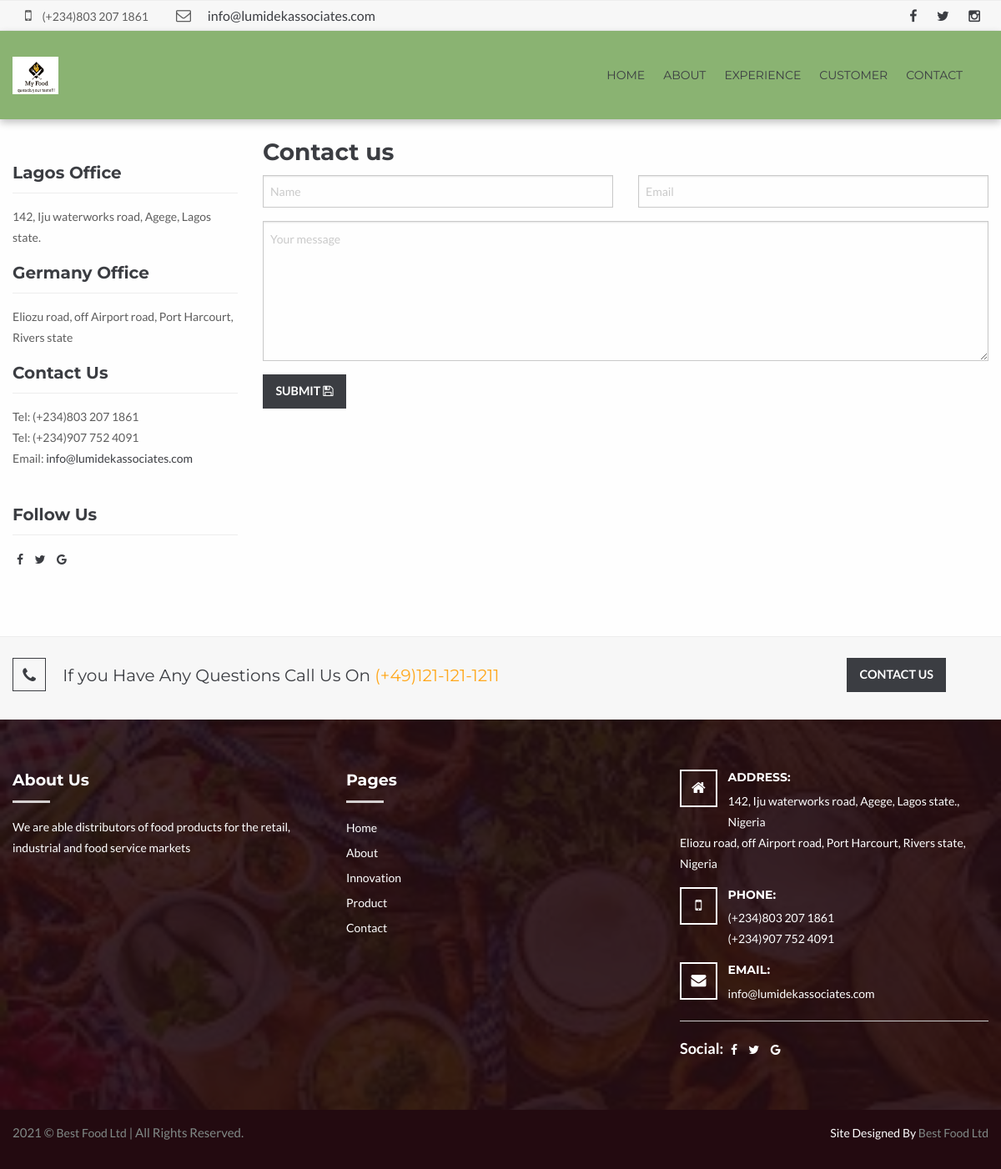
The page /contact.php on the database its author committed.
### tables this page shows
CREATE TABLE IF NOT EXISTS `site_settings` (
  `id` int(11) NOT NULL,
  `site_name` varchar(200) NOT NULL,
  `site_title` varchar(200) NOT NULL,
  `site_keyword` varchar(500) NOT NULL,
  `site_desc` varchar(1000) NOT NULL,
  `google_code` varchar(1000) NOT NULL,
  `site_email` varchar(300) NOT NULL,
  `site_phone` varchar(300) NOT NULL,
  `facebook` varchar(100) NOT NULL,
  `twitter` varchar(100) NOT NULL,
  `linkedin` varchar(500) NOT NULL,
  `address` varchar(2000) NOT NULL,
  `city` varchar(1000) NOT NULL,
  `country` varchar(200) NOT NULL
);

CREATE TABLE IF NOT EXISTS `site_about` (
  `id` int(11) NOT NULL,
  `short_about` varchar(1300) NOT NULL,
  `innovation` varchar(2500) NOT NULL,
  `market` varchar(2500) NOT NULL,
  `full_about` varchar(3000) NOT NULL
);

### contact.php (the view, shortened to what the rows shown need)
<?php include 'header.php';?>
	    <div class="content-area contact-page">
            <div class="row">
               <div class="medium-3 small-12 columns">
                    <?php
                                   $result = ORM::for_table("site_settings")
                                   ->find_array(1);
                                    ?>
                                     <?php foreach ($result as $res):?>
                    <br><br>
                    <h4> Lagos Office  </h4>
                    <p><?php echo $res['address'];?></p>
                    <h4> Germany Office </h4>
                    <p><?php echo $res['city'];?></p>
                    <h4>Contact Us</h4>
                    <p>Tel: <?php echo $res['site_phone'];?> <br> Tel: <?php echo $res['linkedin'];?> <br>Email: <a href="mailto:<?php echo $res['site_email'];?>"><?php echo $res['site_email'];?></a></p>
                    <br>
                    <h4>Follow Us</h4>
                    <div class="socialicons">
                        <a href="<?php echo $res['facebook'];?>"><i class="fa fa-facebook"></i></a>
                        <a href="https://twitter.com/<?php echo $res['twitter'];?>"><i class="fa fa-twitter"></i></a>
                        <a href="#"><i class="fa fa-google"></i></a>
                    </div>
                    <?php endforeach; ?>
               </div>
               <div class="medium-9 small-12 columns">
                    <div class="contact-form">
                        <h2> Contact us  </h2>
                    </div>
               </div>
            </div>
        </div>
        <div class="call-to-action">
           <div class="row">
                <div class="medium-10 small-12 columns">
                    <h2><i class="fa fa-phone" aria-hidden="true"></i> 	If you Have Any Questions Call Us On <span>(+49)121-121-1211</span></h2>
                </div>
           </div>
         </div>
<?php include 'footer.php'; ?>

### header.php (shortened to what the rows shown need)
<!doctype html>
<html>
<head>
    <?php
                                   $result = ORM::for_table("site_settings")
                                   ->find_array(1);
                                    ?>
    <link rel="stylesheet" type="text/css" href="css/animate.css" media="all" />
    <link rel="stylesheet" type="text/css" href="css/foundation.min.css" media="all" />
    <link rel="stylesheet" type="text/css" href="css/font-awesome.min.css" media="all" />
    <link rel="stylesheet" type="text/css" href="css/owl.carousel.css" media="all" />
    <link rel="stylesheet" type="text/css" href="style.css" media="all" />
    <link rel="stylesheet" type="text/css" href="lib/revolution/fonts/pe-icon-7-stroke/css/pe-icon-7-stroke.css">
    <link rel="stylesheet" type="text/css" href="lib/revolution/css/settings.css">
    <link rel="stylesheet" type="text/css" href="lib/revolution/css/layers.css">
    <link rel="stylesheet" type="text/css" href="lib/revolution/css/navigation.css">
</head>
<body>
	<div class="container">
        <div class="topbar">
        	<div class="row">
            <?php
                                   $result = ORM::for_table("site_settings")
                                   ->find_array(1);
                                    ?>
                                     <?php foreach ($result as $res):?>
                <div class="medium-9 small-12 columns">
                    <div class="action-box">
                        <p><i class="fa fa-mobile" aria-hidden="true"></i> <?php echo $res['site_phone'];?></p>
                    </div>
                <div class="action-box">
                        <p><i class="fa fa-envelope-o" aria-hidden="true"></i> <a href="mailto:<?php echo $res['site_email'];?>"><?php echo $res['site_email'];?></a></p>
                    </div>
                </div>
                <div class="medium-3 small-12 columns text-center text-medium-right">
                	<div class="socialicons">
                        <a href="<?php echo $res['facebook'];?>"><i class="fa fa-facebook"></i></a>
                        <a href="https://twitter.com/<?php echo $res['twitter'];?>"><i class="fa fa-twitter"></i></a>
                        <a href="#"><i class="fa fa-instagram"></i></a>
                    </div>
                </div>
<?php endforeach; ?>
            </div>
        </div>

### footer.php (shortened to what the rows shown need)
	   <div class="footer">
   		<div class="footerTop">
        	<div class="row">
                <div class="large-4 medium-6 small-12 columns footer-widget">
                	<h2>About Us</h2>
                     <?php
                                   $result = ORM::for_table("site_about")
                                   ->find_array(1);
                                    ?>
                                     <?php foreach ($result as $res):?>
                <p> <?php echo $res['short_about'];?></p>
                                             <?php endforeach; ?>
                      </div>
                <div class="large-4 medium-6 small-12 columns footer-widget">
                	<h2>Pages</h2>
                </div>
                <div class="large-4 medium-6 small-12 columns footer-widget">
                	<div class="textwidget">
                             <?php
                                   $result = ORM::for_table("site_settings")
                                   ->find_array(1);
                                    ?>
                                     <?php foreach ($result as $res):?>
                    	<ul class="address">
							<li>
								<i class="fa fa-home"></i>
								<h4>Address:</h4>
                                <p><?php echo $res['address'];?>,  <?php echo $res['country'];?><br>
                                <?php echo $res['city'];?>,  <?php echo $res['country'];?></p>
							</li>
                            <li>
                                <i class="fa fa-mobile"></i>
                                <h4>Phone:</h4>
                                <p><?php echo $res['site_phone'];?><br>
                                <?php echo $res['linkedin'];?></p>
                            </li>
                            <li>
                                <i class="fa fa-envelope"></i>
                                <h4>Email:</h4>
                                <p><a href="mailto:<?php echo $res['site_email'];?>"><?php echo $res['site_email'];?></a></p>
                            </li>
						</ul>
                        <hr>
                        <div class="socialicons">
                        	Social:
                            <a href="<?php echo $res['facebook'];?>"><i class="fa fa-facebook"></i></a>
                            <a href="https://twitter.com/<?php echo $res['twitter'];?>"><i class="fa fa-twitter"></i></a>
                            <a href="#"><i class="fa fa-google"></i></a>
                        </div>
                        <?php endforeach; ?>
                    </div>
                </div>
			</div>
        </div>
       </div>
	</div>
</body>
</html>

### rows shown on the page
site_settings: site_phone "(+234)803 207 1861", site_email "info@lumidekassociates.com", address "142, Iju waterworks road, Agege, Lagos state.", city "Eliozu road, off Airport road, Port Harcourt, Rivers state", linkedin "(+234)907 752 4091", country "Nigeria"
site_about: short_about "We are able distributors of food products for the retail, industrial and food service markets"
